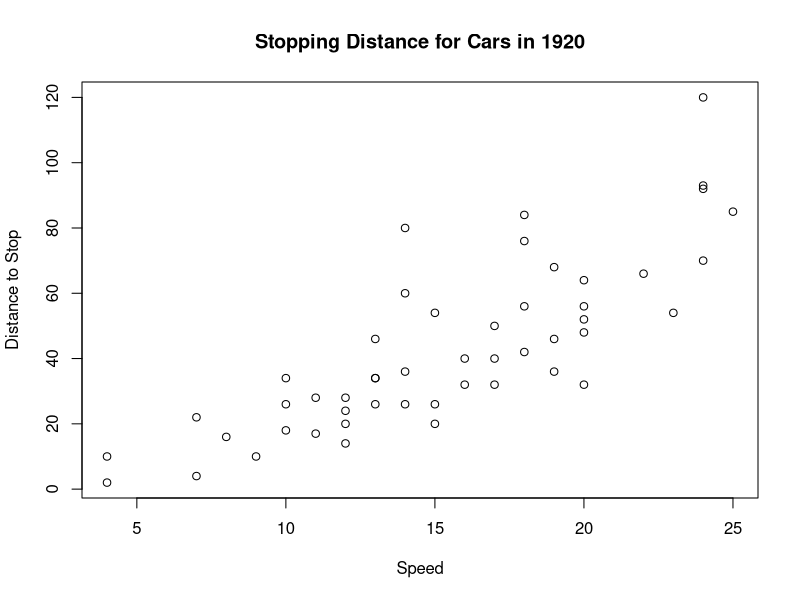

Write the R code that produced this figure. (Note: this script raises an error after producing the figure.)
rm(list = ls())

### Getting Started with R ###

# Calculator
pi
exp(1)
log(2)
sqrt(pi)

#density of standard normal at value 2
1/sqrt(2*pi) * exp(-2)
dnorm(2)


# Basic graphics
plot(cars, xlab="Speed", ylab="Distance to Stop", 
     main="Stopping Distance for Cars in 1920")


# Powerful seq function
seq(0, 3, 0.5)
x <- seq(0, 3, 0.5)
y = seq(0, 3, 0.5)


# Syntax in R
?Syntax
?Arithmetic
?Logic
?Comparison #relational operators
?Extract #operators on vectors and arrays
?Control #control flow


# Case-sensitive; Predefined symbols
T
F
t
class(t)
g


### Using the R Online Help System ###

# Help search permutation-related topics
help.search("permutation")

x = 1:6
sample(x) #permutation of all elements of x
k=3
sample(x, size=k) #permutation of k elements of x

set.seed(123)
sample(x)
sample(x, size=k)

# rerun with the same seed
set.seed(123)
sample(x)

# Datasets showcase
help(density)
# The Old Faithful geyser data
help(faithful)
d <- density(faithful$eruptions, bw = "sj")
d
plot(d, main="Eruption time in minutes")


# Data list for all available packages
data()


### Functions ###

# The syntax for a function definition is
# function( arglist ) {
#   expr
#   return(value)
# }

# rolls n fair dice and returns the sum
sumdice <- function(n) {
  k <- sample(1:6, size=n, replace=TRUE)
  return(sum(k))
}

sumdice(2)
a <- sumdice(10000)
a / 10000

# # An alternative
# sumdice <- function(n)
#   sum(sample(1:6, size=n, replace=TRUE))

# Add an extra parameter of dice side number
sumdice <- function(n, sides = 6) {
  if (sides < 1) return (0)
  k <- sample(1:sides, size=n, replace=TRUE)
  return(sum(k))
}

sumdice(5) # default 6 sides
sumdice(n=5, sides=4) # 4 sides


### Arrays, Data Frames, and Lists ###
# A matrix is a two dimensional array. 
# A data frame is not a matrix, although it can be represented in a rectangular layout like a matrix. 
# Unlike a matrix, the columns of a data frame may be different types of variables. 
# Arrays contain a single type.

help("iris")
class(iris)
dim(iris)
head(iris)
names(iris)
table(iris$Species)
summary(iris$Species)
w <- iris[[2]] #Column Sepal.Width
mean(w)
# equivalent
w = iris$Sepal.Width
w = iris[,2] # more general, can select multiple elements

library(ggplot2)
ggplot(data = iris, aes(x = Sepal.Length, y = Sepal.Width)) +
  geom_point()

ggplot(iris, aes(Sepal.Length, Sepal.Width,
                 color = Species, shape = Species)) + geom_point(size = 2)

### Example 1.13 (ggplot: parallel boxplots and violin plots)

ggplot(iris, aes(Species, Sepal.Length)) + geom_boxplot()
ggplot(iris, aes(Species, Sepal.Length)) + geom_violin()

ggplot(iris, aes(Species, Sepal.Length)) +
  geom_boxplot() + coord_flip()
ggplot(iris, aes(Species, Sepal.Length)) +
  geom_violin() + coord_flip()

attach(iris)
summary(Petal.Length[51:100]) #versicolor petal length
detach(iris) # Good practice!

#########################
# Arrays
# An array is a multiply subscripted collection of a single type of data.
x <- 1:24 # vector
dim(x) <- length(x) # 1 dimensional array
matrix(1:24, nrow=4, ncol=6) # 4 by 6 matrix
x <- array(1:24, c(3, 4, 2)) # 3 by 4 by 2 array
x
x[, ,2]
x[,3,2]

# Matrices
matrix(0, nrow=2, ncol=2)
matrix(c(0, 0, 0, 0), nrow=2, ncol=2)
matrix(0, 2, 2)

matrix(1:8, nrow=2, ncol=4, byrow = FALSE)
matrix(1:8, nrow=2, ncol=4, byrow = T)

# convert the first four columns of the iris data to a matrix
x <- as.matrix(iris[,1:4]) #all rows of columns 1 to 4
mean(x[,2]) #mean of sepal width, all species
mean(x[51:100,3]) #mean of petal length, versicolor

iris3 #50 × 4 × 3 array of iris data
dim(iris3)

# Lists
# A list is an ordered collection of objects
# The components of a list can be different types
# Lists are more general than data frames


# Wilcoxon test
?rnorm
w <- wilcox.test(rnorm(10), rnorm(10, 2))
w
typeof(w)
w$statistic
w$p.value

# A list of names
a <- matrix(runif(8), 4, 2) #a 4x2 matrix
# column names
dimnames(a) <- list(NULL, c("x", "y"))
a
# both column and row names
dimnames(a) <- list(letters[1:4], c("x", "y"))
a
# another way to assign row names
row.names(a) <- list("NE", "NW", "SW", "SE")
a


### Workspace and Files ###
rm(list = ls())
getwd()

# scan: read data into a vector or list from the console or file
# read.table: a data frame or a matrix, or is csv (comma separated values) format
# read.csv


### Using Packages ###
install.packages("MASS")
library(MASS)
help(package='MASS')




